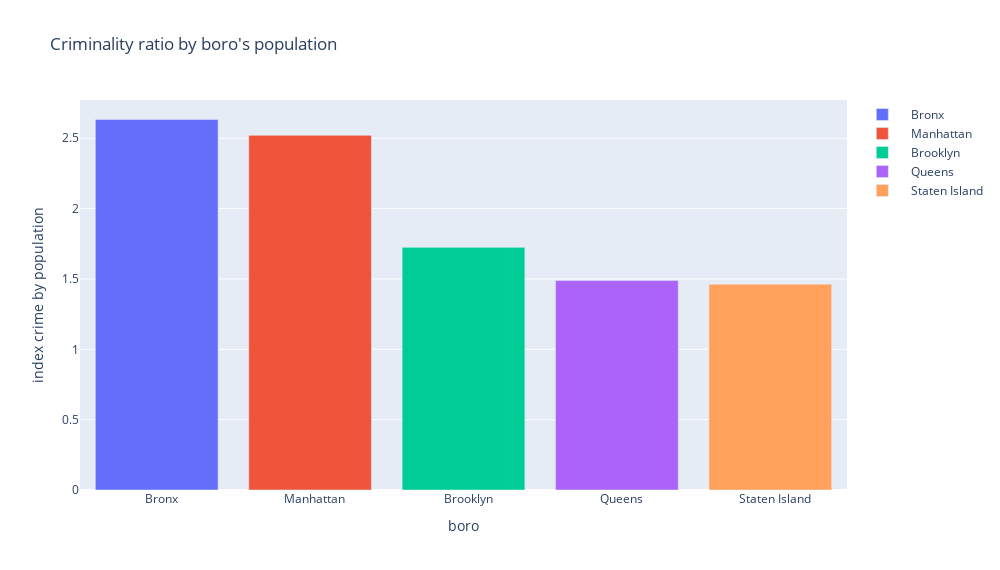

The notebook cell saved with this chart:
### Code cell
fig = px.bar(crimeboro,'boro', 'crime_boro',width=1000, height=570,orientation = 'v',color='boro',labels={'crime_boro':'index crime by population'},title ="Criminality ratio by boro's population")


fig.for_each_trace(
    lambda trace: trace.update(name=next(continents)),
)


fig.show()

#crimeboro.iplot(kind='barchart',xtitle = 'boro')

### Figure 1 — Plotly figure (JSON) as saved in the notebook; plotly's stock layout.template omitted (floating-point values rounded to 4 significant figures)
{"data": [{"alignmentgroup": "True", "hoverlabel": {"namelength": 0}, "hovertemplate": "boro=%{x}<br>index crime by population=%{y}", "legendgroup": "boro=   Bronx", "marker": {"color": "#636efa"}, "name": "   Bronx", "offsetgroup": "boro=   Bronx", "orientation": "v", "showlegend": true, "textposition": "auto", "type": "bar", "x": ["   Bronx"], "xaxis": "x", "y": [2.633], "yaxis": "y"}, {"alignmentgroup": "True", "hoverlabel": {"namelength": 0}, "hovertemplate": "boro=%{x}<br>index crime by population=%{y}", "legendgroup": "boro=   Manhattan", "marker": {"color": "#EF553B"}, "name": "   Manhattan", "offsetgroup": "boro=   Manhattan", "orientation": "v", "showlegend": true, "textposition": "auto", "type": "bar", "x": ["   Manhattan"], "xaxis": "x", "y": [2.521], "yaxis": "y"}, {"alignmentgroup": "True", "hoverlabel": {"namelength": 0}, "hovertemplate": "boro=%{x}<br>index crime by population=%{y}", "legendgroup": "boro=   Brooklyn", "marker": {"color": "#00cc96"}, "name": "   Brooklyn", "offsetgroup": "boro=   Brooklyn", "orientation": "v", "showlegend": true, "textposition": "auto", "type": "bar", "x": ["   Brooklyn"], "xaxis": "x", "y": [1.725], "yaxis": "y"}, {"alignmentgroup": "True", "hoverlabel": {"namelength": 0}, "hovertemplate": "boro=%{x}<br>index crime by population=%{y}", "legendgroup": "boro=   Queens", "marker": {"color": "#ab63fa"}, "name": "   Queens", "offsetgroup": "boro=   Queens", "orientation": "v", "showlegend": true, "textposition": "auto", "type": "bar", "x": ["   Queens"], "xaxis": "x", "y": [1.489], "yaxis": "y"}, {"alignmentgroup": "True", "hoverlabel": {"namelength": 0}, "hovertemplate": "boro=%{x}<br>index crime by population=%{y}", "legendgroup": "boro=   Staten Island", "marker": {"color": "#FFA15A"}, "name": "   Staten Island", "offsetgroup": "boro=   Staten Island", "orientation": "v", "showlegend": true, "textposition": "auto", "type": "bar", "x": ["   Staten Island"], "xaxis": "x", "y": [1.463], "yaxis": "y"}], "layout": {"barmode": "relative", "height": 570, "legend": {"tracegroupgap": 0}, "title": {"text": "Criminality ratio by boro's population"}, "width": 1000, "xaxis": {"anchor": "y", "categoryarray": ["   Bronx", "   Manhattan", "   Brooklyn", "   Queens", "   Staten Island"], "categoryorder": "array", "domain": [0, 1], "title": {"text": "boro"}}, "yaxis": {"anchor": "x", "domain": [0, 1], "title": {"text": "index crime by population"}}}}
